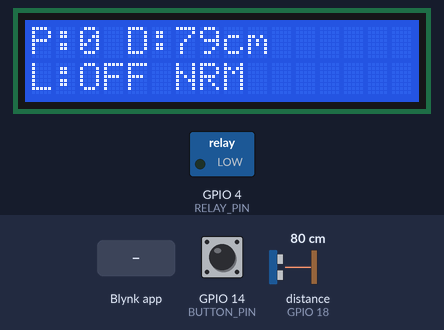
Bench run of a sketch on a simulated ESP32. Parts: 16×2 character LCD, switched loads named in the sketch (green lamp = pin HIGH). Wiring (inferred from the names in the program): ultrasonic range finder: trigger GPIO 5; echo GPIO 18. Inputs (shaded band) come from the test bench; at power-on: GPIO 14 (BUTTON_PIN) HIGH, distance to the obstacle (sensor on GPIO 18) 80 cm. The echo pulse lasts 58.3 µs per cm; WiFi joins after 1.5 s; servers stay silent unless stated; pins used as bus, display or sensor lines are not drawn.

Above: at 4.0 s.
4.1 s: GPIO 14 (BUTTON_PIN) pulled LOW for 0.15 s
At 4.9 s:
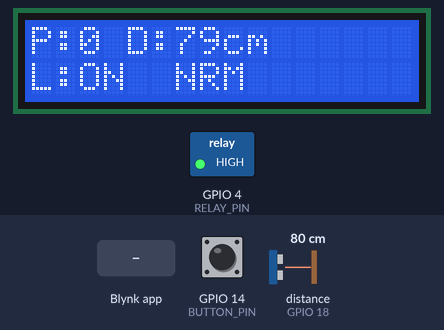
6.1 s: Blynk app writes 1 to V0
At 6.5 s:
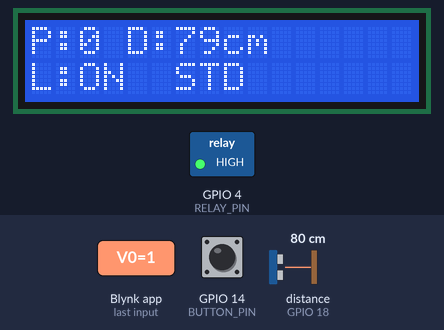
7.7 s: Blynk app writes 1 to V2
At 8.9 s:
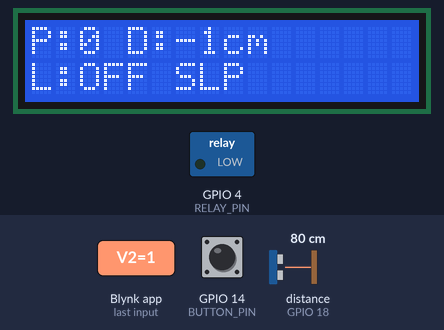
9.3 s: GPIO 14 (BUTTON_PIN) pulled LOW for 1 s
At 11.3 s:
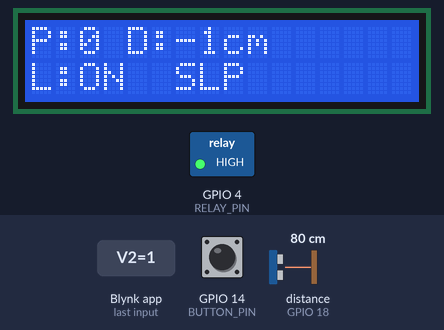
11.9 s: Blynk app writes 200 to V2
At 11.97 s:
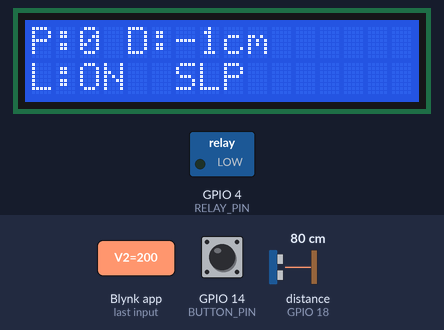
13.5 s: Blynk app writes 0 to V2
At 15.1 s:
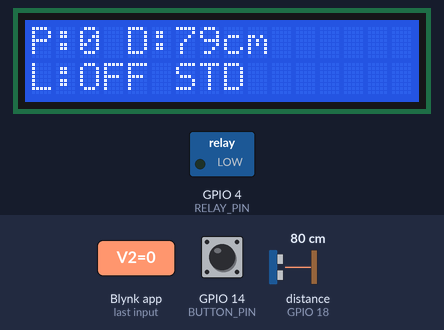
Timing chart, 0 to 16.1 s (numbered marks = the images above; inputs shaded):
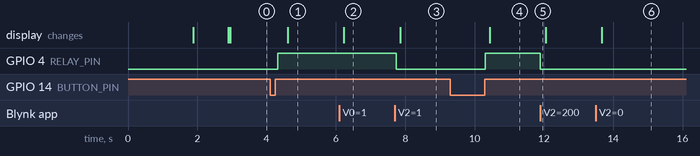

Measured:
- after the input at 4.1 s, GPIO 4 (RELAY_PIN): LOW → HIGH after 0.21 s; the display: changes after 0.52 s (image 1)
- after the input at 6.1 s, the display: changes after 0.13 s (image 2)
- after the input at 7.7 s, GPIO 4 (RELAY_PIN): HIGH → LOW at once; the display: changes after 0.16 s (image 3)
- after the input at 9.3 s, GPIO 4 (RELAY_PIN): LOW → HIGH after 1.0 s; the display: changes after 1.1 s (image 4)
- after the input at 11.9 s, GPIO 4 (RELAY_PIN): HIGH → LOW at once
- after the input at 13.5 s, the display: changes after 0.17 s (image 6)

The sketch:

main.ino
```cpp
#define BLYNK_TEMPLATE_ID "YOUR BLYNK_TEMPLATE_ID"
#define BLYNK_TEMPLATE_NAME "Door Lock Project"
#define BLYNK_AUTH_TOKEN "YOUR BLYNK_AUTH_TOKEN"

#include <WiFi.h>
#include <BlynkSimpleEsp32.h>
#include <Wire.h>
#include <LiquidCrystal_I2C.h>

char ssid[] = "WIFI_NAME";
char pass[] = "WIFI_PASSWORD";

// LCD
LiquidCrystal_I2C lcd(0x27, 16, 2);

#define TRIG_PIN 5
#define ECHO_PIN 18
#define RELAY_PIN 4
#define BUTTON_PIN 14
#define LDR_PIN 34

#define DARK_THRESHOLD 1500

// -------- STATES --------
bool lightState = false;
bool studyMode = false;
bool sleepMode = false;

int occupancyCount = 0;
bool lastButtonState = HIGH;

// timing
unsigned long lastTriggerTime = 0;
unsigned long studyModeChangedTime = 0;
const int cooldown = 2000;

// button
unsigned long buttonPressTime = 0;
bool buttonHeld = false;
const int LONG_PRESS_TIME = 2000;

// distance history
long history[5] = {0};
int histIndex = 0;
bool bufferFilled = false;

// animation flags
String lastEvent = "";

// -------- DISTANCE --------
long getDistance() {
  digitalWrite(TRIG_PIN, LOW);
  delayMicroseconds(2);

  digitalWrite(TRIG_PIN, HIGH);
  delayMicroseconds(10);
  digitalWrite(TRIG_PIN, LOW);

  long duration = pulseIn(ECHO_PIN, HIGH, 30000);
  if (duration == 0) return -1;

  long d = duration * 0.034 / 2;
  if (d < 2 || d > 400) return -1;

  return d;
}

// -------- FILTER --------
long getFilteredDistance() {
  long readings[5];
  int count = 0;

  for (int i = 0; i < 5; i++) {
    long d = getDistance();
    if (d != -1) readings[count++] = d;
    delay(5);
  }

  if (count == 0) return -1;

  for (int i = 0; i < count - 1; i++) {
    for (int j = i + 1; j < count; j++) {
      if (readings[i] > readings[j]) {
        long t = readings[i];
        readings[i] = readings[j];
        readings[j] = t;
      }
    }
  }

  return readings[count / 2];
}

// -------- TREND --------
void updateHistory(long d) {
  history[histIndex] = d;
  histIndex = (histIndex + 1) % 5;
  if (histIndex == 0) bufferFilled = true;
}

bool isIncreasing() {
  for (int i = 0; i < 4; i++)
    if (history[i] >= history[i + 1]) return false;
  return true;
}

bool isDecreasing() {
  for (int i = 0; i < 4; i++)
    if (history[i] <= history[i + 1]) return false;
  return true;
}

// -------- BLYNK --------
BLYNK_WRITE(V0) {
  studyMode = param.asInt();
  if (studyMode && !sleepMode) lightState = true;
}

BLYNK_WRITE(V2) {
  sleepMode = param.asInt();

  if (sleepMode) {
    lightState = false;
  } else {
    int ldr = analogRead(LDR_PIN);
    if (ldr < DARK_THRESHOLD) lightState = true;
  }
}

// -------- LCD --------
void showMainScreen(long d) {
  lcd.setCursor(0, 0);
  lcd.print("P:");
  lcd.print(occupancyCount);
  lcd.print(" D:");
  lcd.print(d);
  lcd.print("cm   ");

  lcd.setCursor(0, 1);
  lcd.print("L:");
  lcd.print(lightState ? "ON " : "OFF");

  lcd.print(" ");

  if (sleepMode) lcd.print("SLP");
  else if (studyMode) lcd.print("STD");
  else lcd.print("NRM");
}

// -------- ANIMATION --------
void showAnimation(String type) {
  lcd.clear();

  if (type == "ENTER") {
    lcd.setCursor(0, 0);
    lcd.print(">> ENTER >>");
  } else if (type == "EXIT") {
    lcd.setCursor(0, 0);
    lcd.print("<< EXIT <<");
  }

  delay(500);
  lcd.clear();
}

// -------- SETUP --------
void setup() {
  Blynk.begin(BLYNK_AUTH_TOKEN, ssid, pass);
  Serial.begin(115200);

  pinMode(RELAY_PIN, OUTPUT);
  digitalWrite(RELAY_PIN, LOW);

  pinMode(TRIG_PIN, OUTPUT);
  pinMode(ECHO_PIN, INPUT);

  pinMode(BUTTON_PIN, INPUT_PULLUP);
  pinMode(LDR_PIN, INPUT);

  lcd.init();
  lcd.backlight();

  lcd.print("Starting...");
  delay(1000);
  lcd.clear();
}

// -------- LOOP --------
void loop() {

  Blynk.run();

  // BUTTON
  bool currentButton = digitalRead(BUTTON_PIN);

  if (currentButton == LOW && lastButtonState == HIGH) {
    buttonPressTime = millis();
    buttonHeld = true;
  }

  if (currentButton == HIGH && lastButtonState == LOW) {
    if (buttonHeld) {
      unsigned long pressDuration = millis() - buttonPressTime;

      if (pressDuration >= LONG_PRESS_TIME) {
        studyMode = !studyMode;
        if (studyMode && !sleepMode) lightState = true;
      } else {
        lightState = !lightState;
      }
      buttonHeld = false;
    }
  }

  lastButtonState = currentButton;

  long d = -1;

  if (!sleepMode) {
    d = getFilteredDistance();

    if (d != -1) {
      updateHistory(d);

      if (bufferFilled && millis() - lastTriggerTime > cooldown) {

        if (isIncreasing()) {
          occupancyCount++;
          if (occupancyCount < 0) occupancyCount = 0;

          showAnimation("ENTER");
          Serial.println("================================");
          Serial.println("🚶 ENTER DETECTED");
          Serial.print("People Count: ");
          Serial.println(occupancyCount);

          int ldr = analogRead(LDR_PIN);
          if (ldr < DARK_THRESHOLD) lightState = true;

          lastTriggerTime = millis();
        }

        else if (isDecreasing()) {
          occupancyCount--;
          if (occupancyCount < 0) occupancyCount = 0;

          showAnimation("EXIT");
          Serial.println("================================");
          Serial.println("🚶 EXIT DETECTED");
          Serial.print("People Count: ");
          Serial.println(occupancyCount);

          if (!studyMode && occupancyCount == 0) {
            lightState = false;
          }

          lastTriggerTime = millis();
        }
      }
    }
  }

  // RELAY
  digitalWrite(RELAY_PIN, lightState ? HIGH : LOW);

  // LCD UPDATE
  static unsigned long lastLCD = 0;
  if (millis() - lastLCD > 300) {
    showMainScreen(d);
    lastLCD = millis();
  }
}
```
